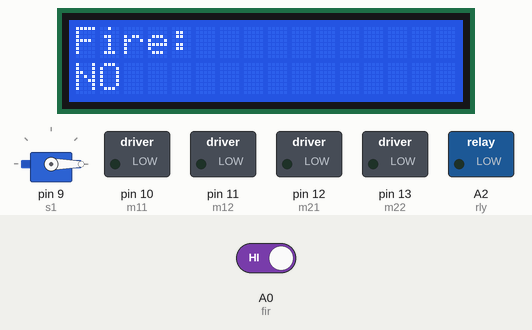
Simulated run of this sketch. Board: Arduino Uno, built with avr-gcc and run on an emulated ATmega328P. Parts: 16×2 character LCD, servo, switched loads named in the sketch (green lamp = pin HIGH). The test bench sets the inputs (shaded band); at power-on: A0 (fir) HIGH.

Above: at 1.2 s.
1.3 s: A0 (fir) driven LOW
At 4.1 s:
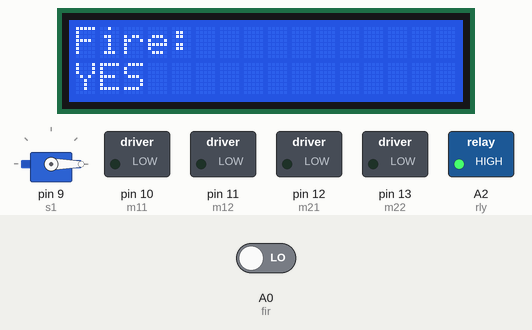
4.3 s: A0 (fir) driven HIGH
At 5.2 s:
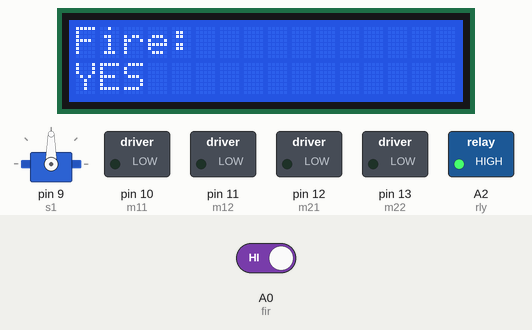
Timing chart, 0 to 7.3 s (numbered marks = the images above; inputs shaded):
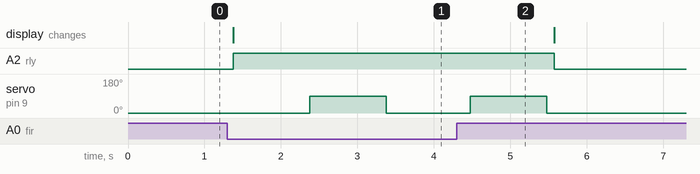

Measured:
- after the input at 1.3 s, A2 (rly): LOW → HIGH after 0.08 s; servo on pin 9 (s1): 0° → 90° after 1.1 s, → 0° 1.0 s later; the display: changes after 0.08 s (image 1)
- after the input at 4.3 s, A2 (rly): HIGH → LOW after 1.3 s; servo on pin 9 (s1): goes on until 5.5 s, then stays 0°

The sketch:

FirefightingRobot.ino
```cpp
#include <LiquidCrystal.h>
#include <Servo.h>

// Create a Servo object
Servo s1;

// LCD pin connections: RS, E, D4, D5, D6, D7
int rs = 2, en = 3, d4 = 4, d5 = 5, d6 = 6, d7 = 7;

// Fire sensor pin
const int fir = A0;

// Motor driver pins
const int m11 = 10, m12 = 11, m21 = 12, m22 = 13;

// Relay pin
const int rly = A2;

// Create the LCD object
LiquidCrystal lcd(rs, en, d4, d5, d6, d7);

void setup() {
  // Set motor driver pins as outputs
  pinMode(m11, OUTPUT);
  pinMode(m12, OUTPUT);
  pinMode(m21, OUTPUT);
  pinMode(m22, OUTPUT);

  // Set relay pin as output
  pinMode(rly, OUTPUT);

  // Set fire sensor pin as input
  pinMode(fir, INPUT);

  // Initialize the LCD
  lcd.begin(16, 2);
  lcd.clear();
  lcd.print("Fire:");

  // Attach the servo to pin 9
  s1.attach(9);
  s1.write(0); // Start at 0 degrees

  lcd.setCursor(0, 1); // Move cursor to second line
  digitalWrite(rly, HIGH); // Relay initially ON
}

void loop() {
  // Read fire sensor input
  int fir_in = digitalRead(fir);

  if (fir_in == LOW) {
    // Fire detected
    lcd.setCursor(0, 1);
    lcd.print("YES ");
    digitalWrite(rly, HIGH); // Turn relay ON

    s1.write(0);

    // Stop both motors
    digitalWrite(m11, LOW);
    digitalWrite(m12, LOW);
    digitalWrite(m21, LOW);
    digitalWrite(m22, LOW);

    delay(1000);

    // Move servo to spray or move nozzle
    s1.write(90);
    delay(1000);
    s1.write(0);
  } else {
    // No fire
    lcd.setCursor(0, 1);
    lcd.print("NO  ");
    digitalWrite(rly, LOW); // Turn relay OFF

    s1.write(0);

    // Stop both motors
    digitalWrite(m11, LOW);
    digitalWrite(m12, LOW);
    digitalWrite(m21, LOW);
    digitalWrite(m22, LOW);
  }

  delay(100); // Small delay for stability
}
```
